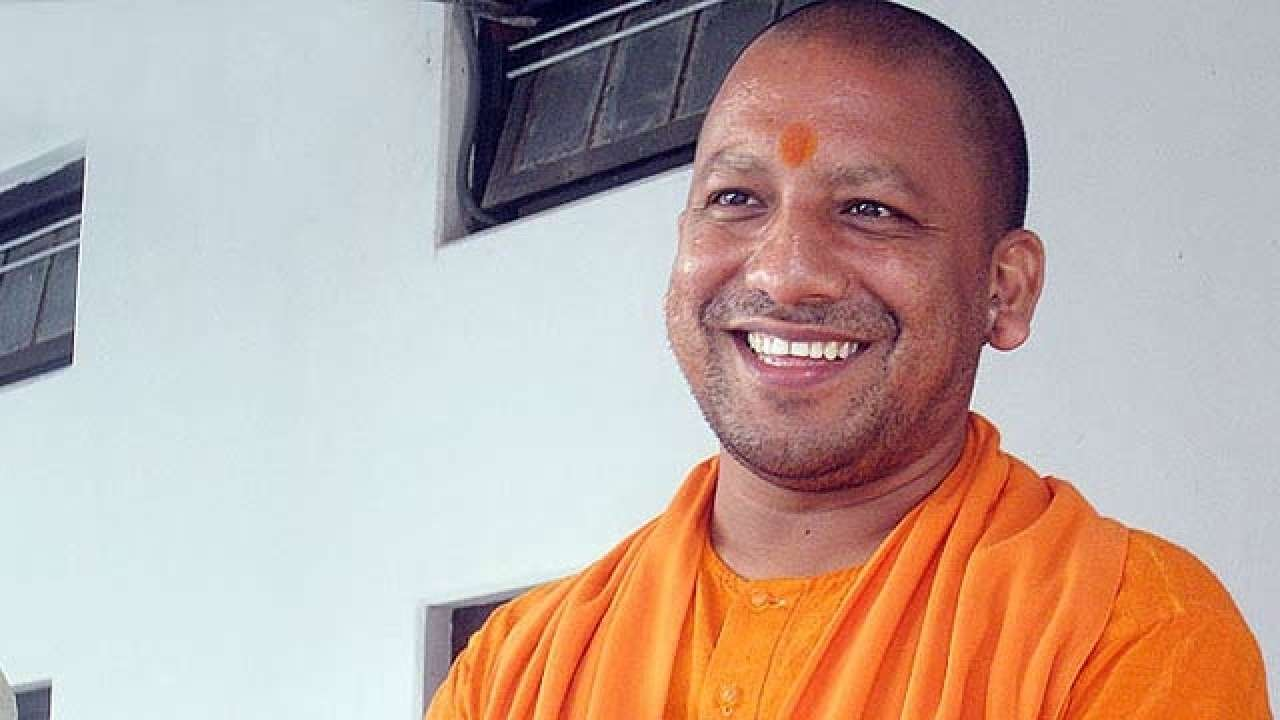
#> input picture model/test_images/yogi.jpg, 1280 x 720 px
$ jupyter execute --allow-errors 'data cleaning.ipynb'   (shell and % lines are left out)
#> lines starting #> are read from the running program, lines starting #| are printed output that depends on the picture
[cell 1]
import numpy as np
import cv2
import matplotlib
from matplotlib import pyplot as plt

[cell 2]
img = cv2.imread('./test_images/yogi.jpg')
#> img is the input picture: shape (720, 1280, 3); mean B, G, R 162, 169.2, 190.4
img.shape
#> Out = (720, 1280, 3)

[cell 3]
plt.imshow(img)

[cell 4]
gray = cv2.cvtColor(img, cv2.COLOR_BGR2GRAY)
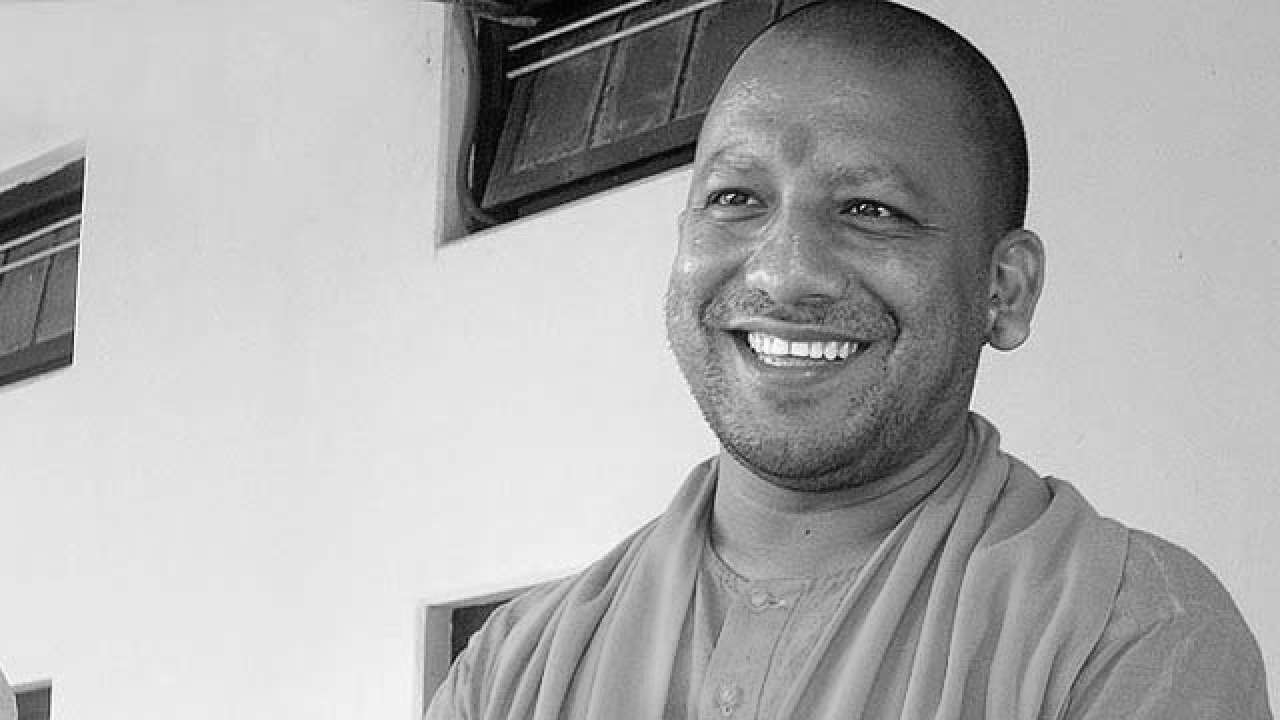
#> gray: shape (720, 1280); min 1, max 254, mean 174.7
gray.shape
#> Out = (720, 1280)

[cell 5]
gray

[cell 6]
plt.imshow(gray)

[cell 7]
plt.imshow(gray, cmap='gray')

[cell 8]
face_cascade = cv2.CascadeClassifier('./opencv/haarcascades/haarcascade_frontalface_default.xml')
eye_cascade = cv2.CascadeClassifier('./opencv/haarcascades/haarcascade_eye.xml')

faces = face_cascade.detectMultiScale(gray,1.3, 5)
#> faces = [[654, 67, 355, 355]]
faces
#> Out = [[654, 67, 355, 355]]

[cell 9]
(x,y,w,h) = faces[0]
#> x = 654; y = 67; w = 355; h = 355
x,y,w,h
#> Out = (654, 67, 355, 355)

[cell 10]
face_img = cv2.rectangle(img,(x,y),(x+w,y+h),(255,0,0),5)
plt.imshow(face_img)

[cell 11]
cv2.destroyAllWindows()
for (x,y,w,h) in faces:
    face_img = cv2.rectangle(img,(x,y),(x+w,y+h),(255,0,0),2)
    roi_gray = gray[y:y+h, x:x+w]
    roi_color = face_img[y:y+h, x:x+w]
    eyes = eye_cascade.detectMultiScale(roi_gray)
    for (ex,ey,ew,eh) in eyes:
        cv2.rectangle(roi_color,(ex,ey),(ex+ew,ey+eh),(0,255,0),2)
#> this loop made 1 pass
#> (x, y, w, h, eyes) on pass 1: (654, 67, 355, 355, [[43, 99, 69, 69], [160, 102, 90, 90]])
#> pass 1, `roi_gray = gray[y:y+h, x:x+w]`:
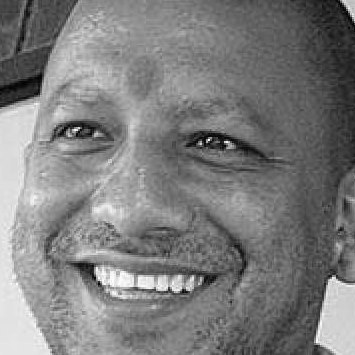
#> roi_gray: shape (355, 355); min 1, max 254, mean 125.1
#> after the loop:
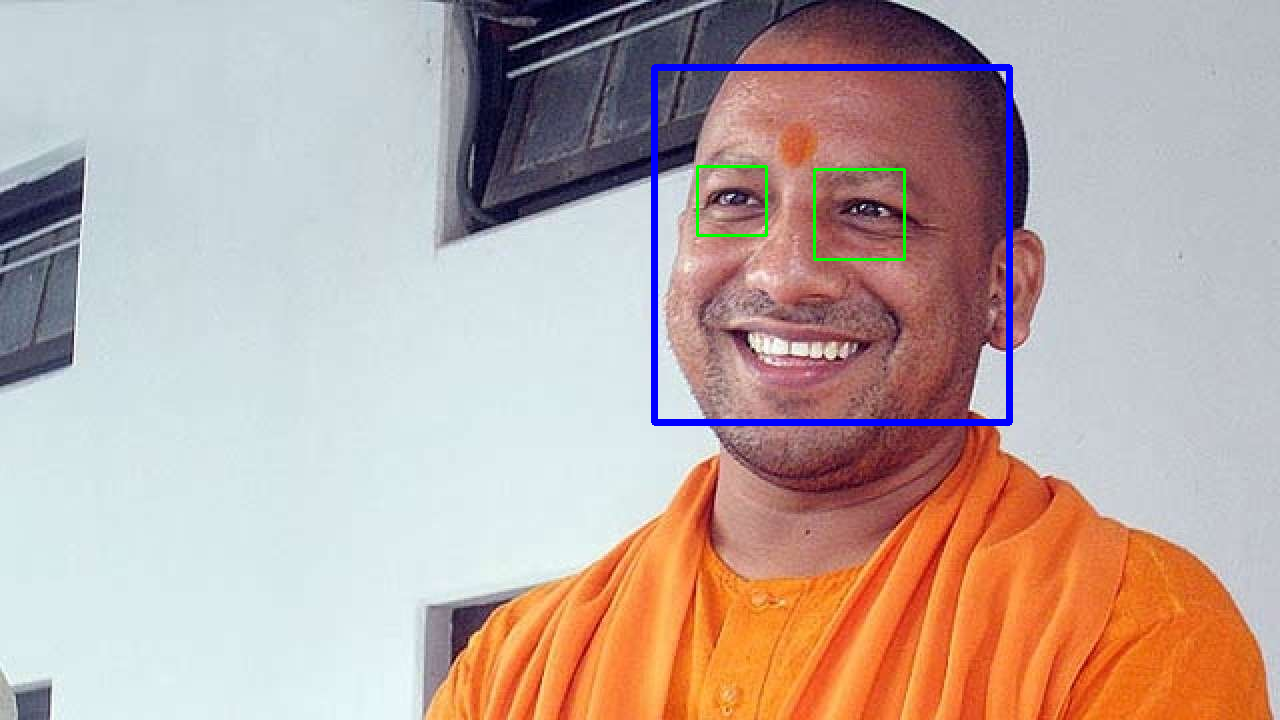
#> img: shape (720, 1280, 3); mean B, G, R 163.1, 168.2, 188.4
#> after the loop:
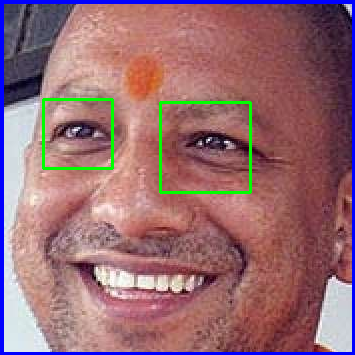
#> roi_color: shape (355, 355, 3); mean B, G, R 114.5, 107.9, 150.5


plt.figure()
plt.imshow(face_img, cmap='gray')
plt.show()

[cell 12]
plt.imshow(roi_color, cmap='gray')

#> (a cell that did not finish here is left out)

[cell 14]
def get_cropped_image_if_2_eyes(image_path):
#> called with image_path = './test_images/yogi.jpg'
    img = cv2.imread(image_path)
    if img is None:
        print(f"Error: Unable to load image at {image_path}")
        return None
    gray = cv2.cvtColor(img, cv2.COLOR_BGR2GRAY)
    faces = face_cascade.detectMultiScale(gray, 1.3, 5)
#> faces = [[654, 67, 355, 355]]
    for (x,y,w,h) in faces:
        roi_gray = gray[y:y+h, x:x+w]
        roi_color = img[y:y+h, x:x+w]
        eyes = eye_cascade.detectMultiScale(roi_gray)
        if len(eyes) >= 2:
            return roi_color
#> this loop made 1 pass
#> pass 1, in get_cropped_image_if_2_eyes, `roi_color = img[y:y+h, x:x+w]`:
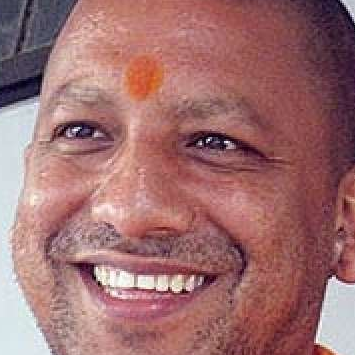
#> roi_color: shape (355, 355, 3); mean B, G, R 111.2, 110.5, 158.9
    return None

[cell 15]
original_image = cv2.imread('./test_images/yogi.jpg')
plt.imshow(original_image)

[cell 16]
cropped_image = get_cropped_image_if_2_eyes('./test_images/yogi.jpg')
plt.imshow(cropped_image)

[cell 17]
def get_cropped_image_if_2_eyes(image_path):
#> called with image_path = './test_images/narendra_modi.jpg'
    img = cv2.imread(image_path)
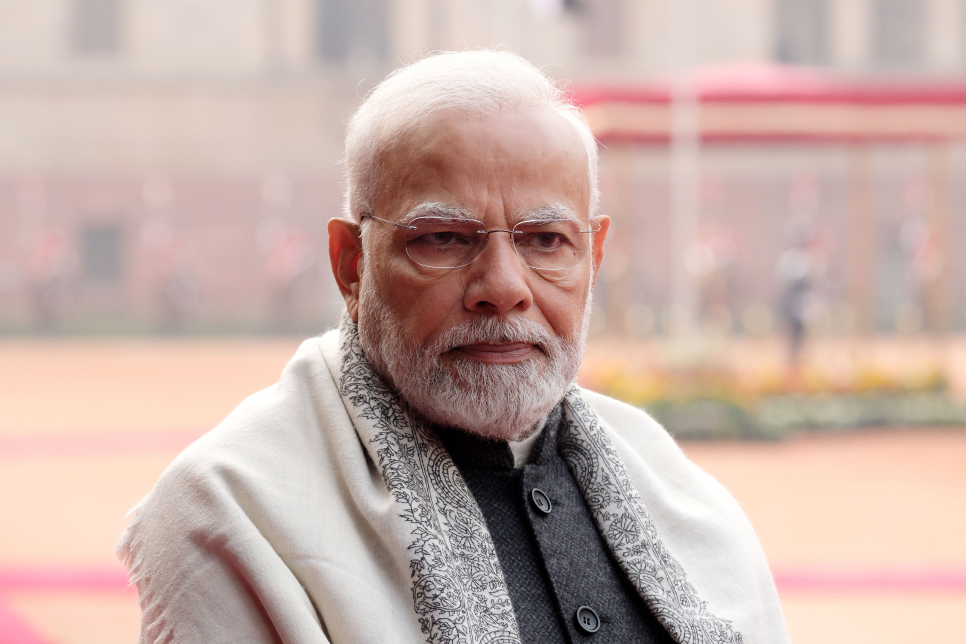
#> input picture model/test_images/narendra_modi.jpg, 3863 x 2576 px (shown at 1/4 size)
#> img is the input picture: shape (2576, 3863, 3); mean B, G, R 167.8, 174.9, 199.1
    if img is None:
        print(f"Error: Unable to load image at {image_path}")
        return None
    gray = cv2.cvtColor(img, cv2.COLOR_BGR2GRAY)
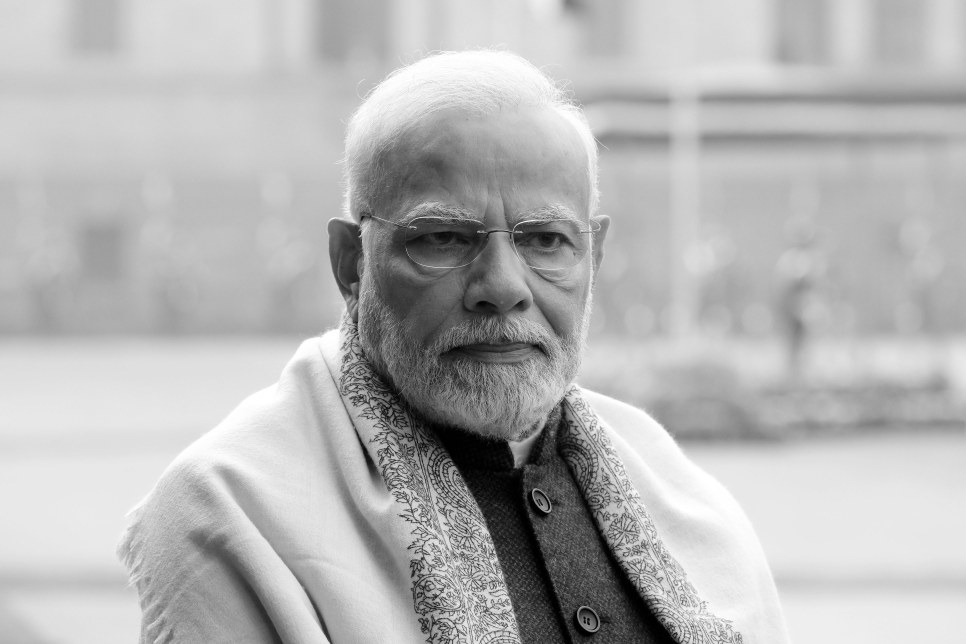
#> gray: shape (2576, 3863) (shown at 1/4 size); min 0, max 255, mean 181.3
    faces = face_cascade.detectMultiScale(gray, 1.3, 5)
#> faces = [[1510, 583, 962, 962]]

    for (x, y, w, h) in faces:
        roi_gray = gray[y:y+h, x:x+w]
        eyes = eye_cascade.detectMultiScale(roi_gray)

        if len(eyes) >= 2:
            return roi_gray.astype('uint8')  # Ensure correct data type
#> this loop made 1 pass
#> pass 1, in get_cropped_image_if_2_eyes, `roi_gray = gray[y:y+h, x:x+w]`:
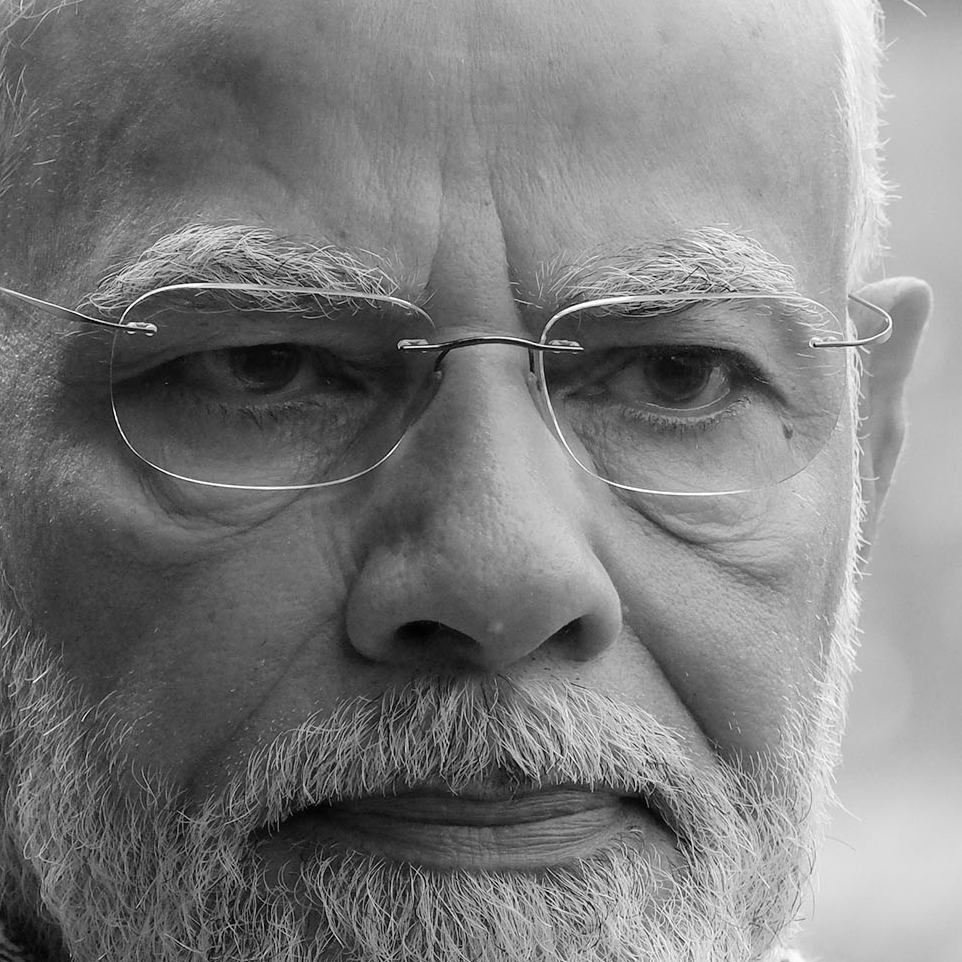
#> roi_gray: shape (962, 962); min 1, max 255, mean 124.9

    return None  # Return None if no eyes are found

# Example usage
image_path = './test_images/narendra_modi.jpg'
cropped_image = get_cropped_image_if_2_eyes(image_path)

import matplotlib.pyplot as plt

# Check if the image is not None before attempting to display
if cropped_image is not None:
    # Display the cropped image using a grayscale colormap
    plt.imshow(cropped_image, cmap='gray')
    plt.show()
else:
    print("No eyes found in the image.")

[cell 18]
path_to_data = "./dataset/"
path_to_cr_data = "./dataset/cropped/"

[cell 19]
import os
img_dirs = []
#> (the rest of this cell did not finish here and is left out)

[cell 20]
img_dirs

[cell 21]
import shutil
if os.path.exists(path_to_cr_data):
     shutil.rmtree(path_to_cr_data)
os.mkdir(path_to_cr_data)

[cell 22]
cropped_image_dirs = []
celebrity_file_names_dict = {}

for img_dir in img_dirs:
    count = 1
    celebrity_name = img_dir.split('/')[-1]
    print(celebrity_name)

    celebrity_file_names_dict[celebrity_name] = []


    for entry in os.scandir(img_dir):
        roi_color = get_cropped_image_if_2_eyes(entry.path)
        if roi_color is not None:
            cropped_folder = path_to_cr_data + celebrity_name
            if not os.path.exists(cropped_folder):
                os.makedirs(cropped_folder)
                cropped_image_dirs.append(cropped_folder)
                print("Generating cropped images in folder: ",cropped_folder)

            cropped_file_name = celebrity_name + str(count) + ".png"
            cropped_file_path = cropped_folder + "/" + cropped_file_name

            cv2.imwrite(cropped_file_path, roi_color)
            celebrity_file_names_dict[celebrity_name].append(cropped_file_path)
            count += 1

# TRAINING And TESTING

[cell 23]
# [5 lines of commented-out code are left out]

[cell 24]
# print(cropped_image_dirs)
# print(celebrity_file_names_dict)

[cell 25]
celebrity_file_names_dict = {}
for img_dir in cropped_image_dirs:
    celebrity_name = img_dir.split('/')[-1]
    file_list = []
    for entry in os.scandir(img_dir):
        file_list.append(entry.path)
    celebrity_file_names_dict[celebrity_name] = file_list
celebrity_file_names_dict

[cell 26]
class_dict = {}
count = 0
for celebrity_name in celebrity_file_names_dict.keys():
    class_dict[celebrity_name] = count
    count = count + 1
class_dict
